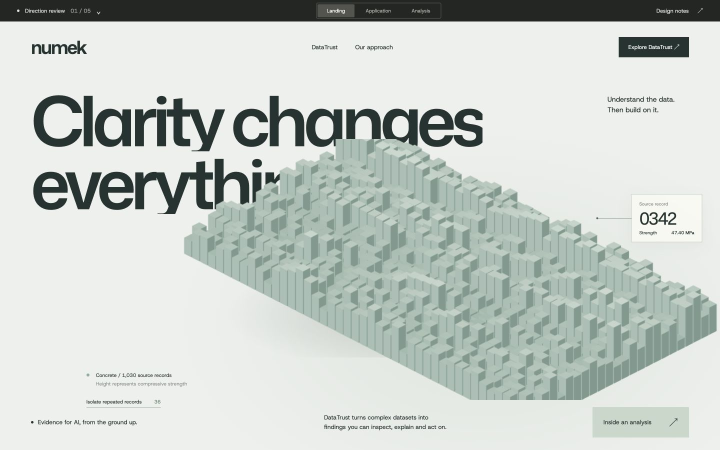
#> input picture frontend-visual-lab-v5-gpt-sol-6.1/research/round-02/evidence/a-landing.jpg, 1440 x 900 px (shown at 1/2 size); its folder holds 6 pictures in this run
$ python make_evidence.py
#> lines starting #> are read from the running program, lines starting #| are printed output that depends on the picture
"""Compose QA contact sheets and encode actual captured browser frames.

Optional artifact helper; Pillow is not required to serve the studies.
Capture inputs are produced with the browser tools, never by this script.
"""
from pathlib import Path
import json
from PIL import Image, ImageDraw, ImageFont

ROOT = Path(__file__).resolve().parent / 'evidence'
NAMES = ['The data has a shape', 'No assumptions', 'Under the surface',
         'The analytical view', 'A matter of detail']
font = ImageFont.truetype('/System/Library/Fonts/Helvetica.ttc', 21)
small = ImageFont.truetype('/System/Library/Fonts/Helvetica.ttc', 13)

sheet = Image.new('RGB', (1504, 1960), '#f0f1ec')
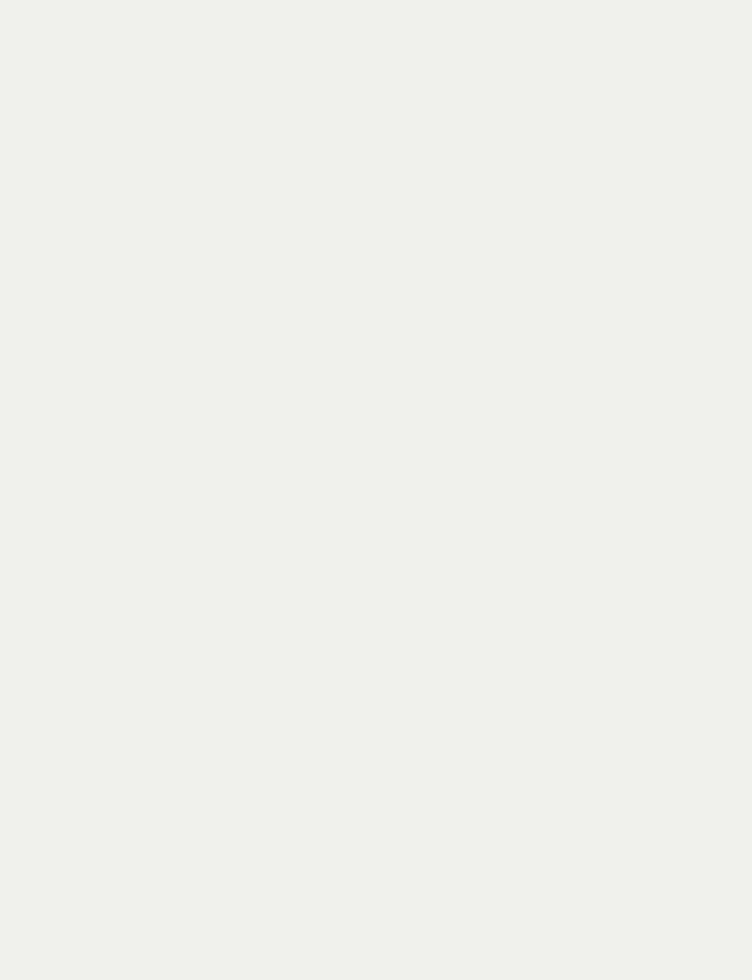
#> sheet: PIL image 1504x1960 RGB (shown at 1/2 size); mean R, G, B 240, 241, 236
draw = ImageDraw.Draw(sheet)
draw.text((22, 20), 'NUMEK / New direction studies', font=font, fill='#223025')
draw.text((1090, 27), 'Browser captures / 1440 × 900', font=small, fill='#586257')
for i, (key, name) in enumerate(zip('abcde', NAMES)):
    y = 74 + i * 372
    draw.text((22, y), f'{i+1:02d}  {name}', font=font, fill='#223025')
    for j, (screen, label) in enumerate(zip(
        ['landing', 'home', 'results'],
        ['Landing / motion composition', 'Application / session example',
         'Analysis / evidence detail'])):
        image = Image.open(ROOT / f'{key}-{screen}.jpg').convert('RGB')
#> image is the input picture: PIL image 1440x900 RGB; mean R, G, B 198.6, 205.5, 200.6
        image.thumbnail((480, 300), Image.Resampling.LANCZOS)
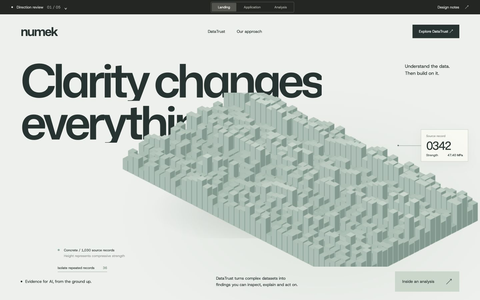
#> image: PIL image 480x300 RGB; mean R, G, B 198.6, 205.5, 200.6
        x = 22 + j * 492
        sheet.paste(image, (x, y + 34))
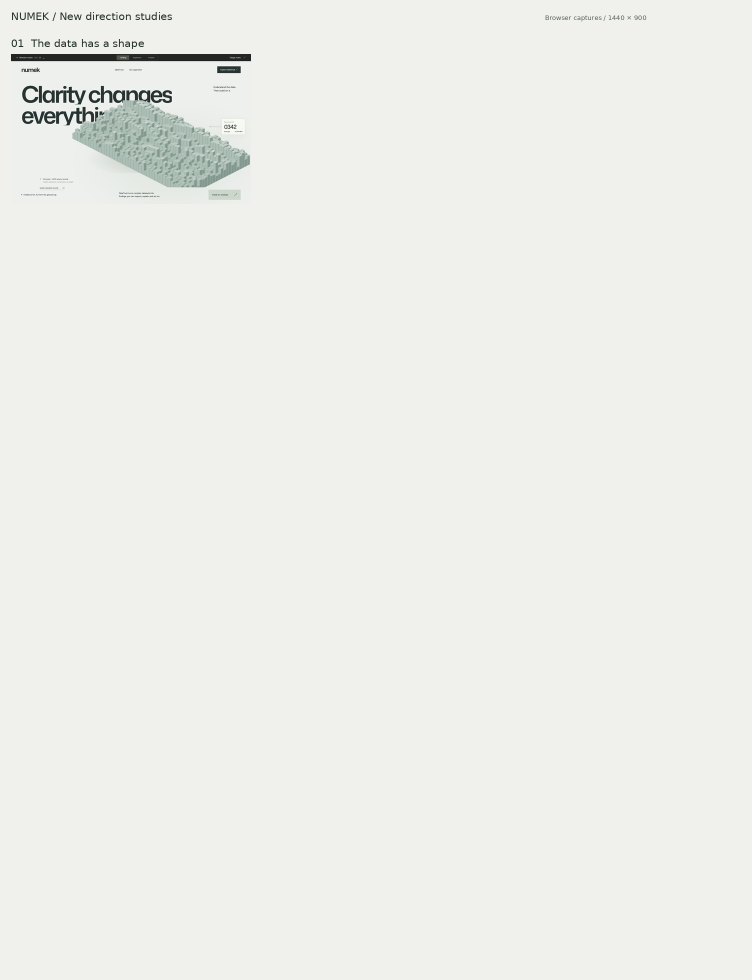
#> sheet: PIL image 1504x1960 RGB (shown at 1/2 size); mean R, G, B 237.8, 239.1, 234.1
#> (the run stopped early here; a loop or call above may not have finished)
